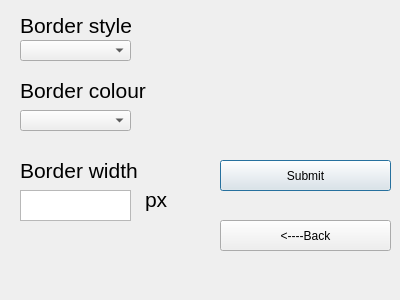
<?xml version="1.0" encoding="UTF-8"?>
<ui version="4.0">
 <class>border</class>
 <widget class="QDialog" name="border">
  <property name="geometry">
   <rect>
    <x>0</x>
    <y>0</y>
    <width>400</width>
    <height>300</height>
   </rect>
  </property>
  <property name="windowTitle">
   <string>Dialog</string>
  </property>
  <property name="autoFillBackground">
   <bool>true</bool>
  </property>
  <widget class="QLabel" name="label">
   <property name="geometry">
    <rect>
     <x>20</x>
     <y>10</y>
     <width>131</width>
     <height>31</height>
    </rect>
   </property>
   <property name="font">
    <font>
     <pointsize>16</pointsize>
    </font>
   </property>
   <property name="text">
    <string>Border style</string>
   </property>
  </widget>
  <widget class="QLabel" name="label_2">
   <property name="geometry">
    <rect>
     <x>20</x>
     <y>80</y>
     <width>141</width>
     <height>21</height>
    </rect>
   </property>
   <property name="font">
    <font>
     <pointsize>16</pointsize>
    </font>
   </property>
   <property name="text">
    <string>Border colour</string>
   </property>
  </widget>
  <widget class="QLabel" name="label_3">
   <property name="geometry">
    <rect>
     <x>20</x>
     <y>160</y>
     <width>141</width>
     <height>21</height>
    </rect>
   </property>
   <property name="font">
    <font>
     <pointsize>16</pointsize>
    </font>
   </property>
   <property name="text">
    <string>Border width</string>
   </property>
  </widget>
  <widget class="QComboBox" name="cBBorderStyle">
   <property name="geometry">
    <rect>
     <x>20</x>
     <y>40</y>
     <width>111</width>
     <height>21</height>
    </rect>
   </property>
  </widget>
  <widget class="QComboBox" name="cBBorderColour">
   <property name="geometry">
    <rect>
     <x>20</x>
     <y>110</y>
     <width>111</width>
     <height>21</height>
    </rect>
   </property>
  </widget>
  <widget class="QPushButton" name="submitButton">
   <property name="geometry">
    <rect>
     <x>220</x>
     <y>160</y>
     <width>171</width>
     <height>31</height>
    </rect>
   </property>
   <property name="text">
    <string>Submit</string>
   </property>
  </widget>
  <widget class="QTextEdit" name="tEBorderWidth">
   <property name="geometry">
    <rect>
     <x>20</x>
     <y>190</y>
     <width>111</width>
     <height>31</height>
    </rect>
   </property>
  </widget>
  <widget class="QLabel" name="label_4">
   <property name="geometry">
    <rect>
     <x>145</x>
     <y>179</y>
     <width>61</width>
     <height>41</height>
    </rect>
   </property>
   <property name="font">
    <font>
     <pointsize>16</pointsize>
    </font>
   </property>
   <property name="text">
    <string>px</string>
   </property>
  </widget>
  <widget class="QPushButton" name="backButton">
   <property name="geometry">
    <rect>
     <x>220</x>
     <y>220</y>
     <width>171</width>
     <height>31</height>
    </rect>
   </property>
   <property name="text">
    <string>&lt;----Back</string>
   </property>
  </widget>
  <widget class="QLabel" name="doneLabel">
   <property name="geometry">
    <rect>
     <x>220</x>
     <y>40</y>
     <width>161</width>
     <height>51</height>
    </rect>
   </property>
   <property name="font">
    <font>
     <pointsize>16</pointsize>
    </font>
   </property>
   <property name="text">
    <string/>
   </property>
  </widget>
 </widget>
 <resources/>
 <connections/>
</ui>
